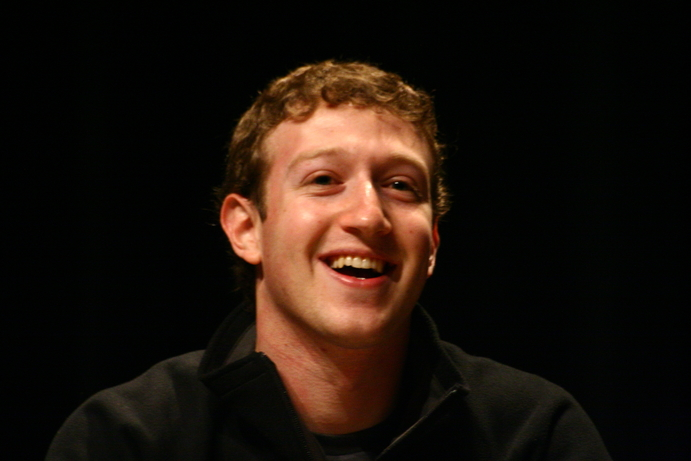
#> input picture Transformations/mark.jpg, 691 x 461 px
$ python translation.py
#> lines starting #> are read from the running program, lines starting #| are printed output that depends on the picture
import cv2
import numpy as np

img=cv2.imread('mark.jpg')
#> img is the input picture: shape (461, 691, 3); mean B, G, R 12.5, 19.9, 30.9
cv2.imshow('Mark',img)
height,width=img.shape[:2]
#> height = 461; width = 691
q_width,q_height=width/4,height/4
#> q_width = 172.8; q_height = 115.2
T = np.float32([[1,0,q_width],[0,1,q_height]])
#> T = [[1, 0, 172.8], [0, 1, 115.2]]
print (T)
#| [[  1.     0.   172.75]
#|  [  0.     1.   115.25]]
img_trans=cv2.warpAffine(img,T,(width,height))
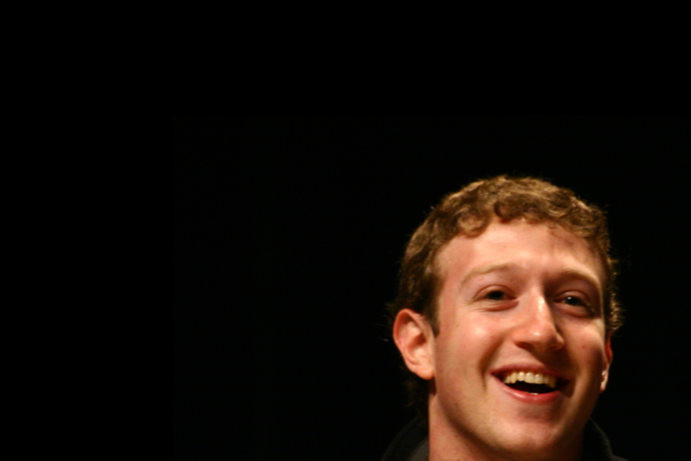
#> img_trans: shape (461, 691, 3); mean B, G, R 9.8, 15.6, 25.3
cv2.imshow('Translation',img_trans)
cv2.waitKey(0)
cv2.destroyAllWindows()
